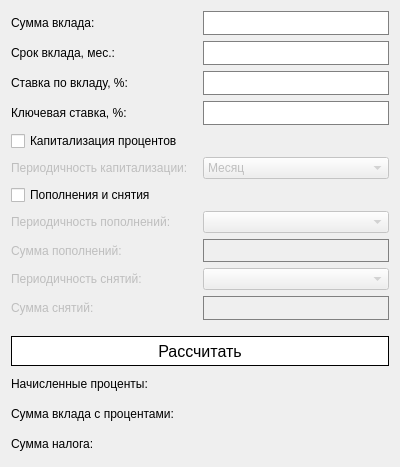
<?xml version="1.0" encoding="UTF-8"?>
<ui version="4.0">
 <class>Deposit</class>
 <widget class="QWidget" name="Deposit">
  <property name="geometry">
   <rect>
    <x>0</x>
    <y>0</y>
    <width>400</width>
    <height>467</height>
   </rect>
  </property>
  <property name="windowTitle">
   <string>Deposit calculator</string>
  </property>
  <property name="styleSheet">
   <string notr="true">MainWindow {
	border-radius:0;
}

QPushButton {
	border-radius:0;
	background-color:white;
}

QPushButton::hover {
	background-color:rgb(245, 245, 245);
}

QPushButton::pressed {
	background-color:rgb(219, 229, 243);
}

QLineEdit {
	border-radius:0; 
	border:1px solid grey; 
}

QLineEdit::disabled {
	background-color:transparent; 	
}</string>
  </property>
  <layout class="QGridLayout" name="gridLayout_2">
   <item row="16" column="1">
    <widget class="QLineEdit" name="nalogResult">
     <property name="sizePolicy">
      <sizepolicy hsizetype="Preferred" vsizetype="Fixed">
       <horstretch>0</horstretch>
       <verstretch>0</verstretch>
      </sizepolicy>
     </property>
     <property name="minimumSize">
      <size>
       <width>0</width>
       <height>20</height>
      </size>
     </property>
     <property name="maximumSize">
      <size>
       <width>16777215</width>
       <height>25</height>
      </size>
     </property>
     <property name="font">
      <font>
       <family>Arial</family>
       <pointsize>11</pointsize>
       <weight>75</weight>
       <bold>true</bold>
      </font>
     </property>
     <property name="focusPolicy">
      <enum>Qt::NoFocus</enum>
     </property>
     <property name="styleSheet">
      <string notr="true">QLineEdit {
	border:none;
	background-color: transparent;
}</string>
     </property>
     <property name="alignment">
      <set>Qt::AlignRight|Qt::AlignTrailing|Qt::AlignVCenter</set>
     </property>
    </widget>
   </item>
   <item row="6" column="0">
    <widget class="QCheckBox" name="plus_minus_checkBox">
     <property name="text">
      <string>Пополнения и снятия</string>
     </property>
    </widget>
   </item>
   <item row="0" column="1">
    <widget class="QLineEdit" name="valueInput">
     <property name="sizePolicy">
      <sizepolicy hsizetype="Preferred" vsizetype="Fixed">
       <horstretch>0</horstretch>
       <verstretch>0</verstretch>
      </sizepolicy>
     </property>
     <property name="minimumSize">
      <size>
       <width>0</width>
       <height>20</height>
      </size>
     </property>
     <property name="maximumSize">
      <size>
       <width>16777215</width>
       <height>25</height>
      </size>
     </property>
     <property name="alignment">
      <set>Qt::AlignRight|Qt::AlignTrailing|Qt::AlignVCenter</set>
     </property>
    </widget>
   </item>
   <item row="2" column="1">
    <widget class="QLineEdit" name="rateInput">
     <property name="sizePolicy">
      <sizepolicy hsizetype="Preferred" vsizetype="Fixed">
       <horstretch>0</horstretch>
       <verstretch>0</verstretch>
      </sizepolicy>
     </property>
     <property name="minimumSize">
      <size>
       <width>0</width>
       <height>20</height>
      </size>
     </property>
     <property name="maximumSize">
      <size>
       <width>16777215</width>
       <height>25</height>
      </size>
     </property>
     <property name="alignment">
      <set>Qt::AlignRight|Qt::AlignTrailing|Qt::AlignVCenter</set>
     </property>
    </widget>
   </item>
   <item row="12" column="0" colspan="2">
    <widget class="QPushButton" name="calculate">
     <property name="minimumSize">
      <size>
       <width>0</width>
       <height>30</height>
      </size>
     </property>
     <property name="maximumSize">
      <size>
       <width>16777215</width>
       <height>30</height>
      </size>
     </property>
     <property name="font">
      <font>
       <pointsize>12</pointsize>
      </font>
     </property>
     <property name="styleSheet">
      <string notr="true">QPushButton{
	border:1px solid black;
}

QPushButton::hover {
	background-color: rgb(189, 218, 255);
}

QPushButton::pressed {
	background-color:rgb(219, 229, 243);
}</string>
     </property>
     <property name="text">
      <string>Рассчитать</string>
     </property>
    </widget>
   </item>
   <item row="1" column="1">
    <widget class="QLineEdit" name="termInput">
     <property name="sizePolicy">
      <sizepolicy hsizetype="Preferred" vsizetype="Fixed">
       <horstretch>0</horstretch>
       <verstretch>0</verstretch>
      </sizepolicy>
     </property>
     <property name="minimumSize">
      <size>
       <width>0</width>
       <height>20</height>
      </size>
     </property>
     <property name="maximumSize">
      <size>
       <width>16777215</width>
       <height>25</height>
      </size>
     </property>
     <property name="alignment">
      <set>Qt::AlignRight|Qt::AlignTrailing|Qt::AlignVCenter</set>
     </property>
    </widget>
   </item>
   <item row="13" column="1">
    <widget class="QLineEdit" name="percentResult">
     <property name="sizePolicy">
      <sizepolicy hsizetype="Preferred" vsizetype="Fixed">
       <horstretch>0</horstretch>
       <verstretch>0</verstretch>
      </sizepolicy>
     </property>
     <property name="minimumSize">
      <size>
       <width>0</width>
       <height>20</height>
      </size>
     </property>
     <property name="maximumSize">
      <size>
       <width>16777215</width>
       <height>25</height>
      </size>
     </property>
     <property name="font">
      <font>
       <family>Arial</family>
       <pointsize>11</pointsize>
       <weight>75</weight>
       <bold>true</bold>
      </font>
     </property>
     <property name="focusPolicy">
      <enum>Qt::NoFocus</enum>
     </property>
     <property name="styleSheet">
      <string notr="true">QLineEdit {
	border:none;
	background-color: transparent;
}</string>
     </property>
     <property name="alignment">
      <set>Qt::AlignRight|Qt::AlignTrailing|Qt::AlignVCenter</set>
     </property>
    </widget>
   </item>
   <item row="7" column="0">
    <widget class="QLabel" name="label_10">
     <property name="enabled">
      <bool>false</bool>
     </property>
     <property name="text">
      <string>Периодичность пополнений:</string>
     </property>
    </widget>
   </item>
   <item row="1" column="0">
    <widget class="QLabel" name="label_4">
     <property name="text">
      <string>Срок вклада, мес.:</string>
     </property>
    </widget>
   </item>
   <item row="15" column="0">
    <widget class="QLabel" name="label_6">
     <property name="text">
      <string>Сумма вклада с процентами:</string>
     </property>
    </widget>
   </item>
   <item row="15" column="1">
    <widget class="QLineEdit" name="mainResult">
     <property name="sizePolicy">
      <sizepolicy hsizetype="Preferred" vsizetype="Fixed">
       <horstretch>0</horstretch>
       <verstretch>0</verstretch>
      </sizepolicy>
     </property>
     <property name="minimumSize">
      <size>
       <width>0</width>
       <height>20</height>
      </size>
     </property>
     <property name="maximumSize">
      <size>
       <width>16777215</width>
       <height>25</height>
      </size>
     </property>
     <property name="font">
      <font>
       <family>Arial</family>
       <pointsize>11</pointsize>
       <weight>75</weight>
       <bold>true</bold>
      </font>
     </property>
     <property name="focusPolicy">
      <enum>Qt::NoFocus</enum>
     </property>
     <property name="styleSheet">
      <string notr="true">QLineEdit {
	border:none;
	background-color: transparent;
}</string>
     </property>
     <property name="alignment">
      <set>Qt::AlignRight|Qt::AlignTrailing|Qt::AlignVCenter</set>
     </property>
    </widget>
   </item>
   <item row="9" column="0">
    <widget class="QLabel" name="label_13">
     <property name="enabled">
      <bool>false</bool>
     </property>
     <property name="text">
      <string>Периодичность снятий:</string>
     </property>
    </widget>
   </item>
   <item row="2" column="0">
    <widget class="QLabel" name="label_2">
     <property name="text">
      <string>Ставка по вкладу, %:</string>
     </property>
    </widget>
   </item>
   <item row="5" column="0">
    <widget class="QLabel" name="label_3">
     <property name="enabled">
      <bool>false</bool>
     </property>
     <property name="text">
      <string>Периодичность капитализации:</string>
     </property>
    </widget>
   </item>
   <item row="9" column="1">
    <widget class="QComboBox" name="minusBox">
     <property name="enabled">
      <bool>false</bool>
     </property>
     <item>
      <property name="text">
       <string/>
      </property>
     </item>
     <item>
      <property name="text">
       <string>Раз в месяц</string>
      </property>
     </item>
     <item>
      <property name="text">
       <string>Раз в квартал</string>
      </property>
     </item>
     <item>
      <property name="text">
       <string>Раз в полгода</string>
      </property>
     </item>
     <item>
      <property name="text">
       <string>Раз в год</string>
      </property>
     </item>
    </widget>
   </item>
   <item row="11" column="0" colspan="2">
    <spacer name="verticalSpacer">
     <property name="orientation">
      <enum>Qt::Vertical</enum>
     </property>
     <property name="sizeType">
      <enum>QSizePolicy::Minimum</enum>
     </property>
     <property name="sizeHint" stdset="0">
      <size>
       <width>20</width>
       <height>10</height>
      </size>
     </property>
    </spacer>
   </item>
   <item row="7" column="1">
    <widget class="QComboBox" name="plusBox">
     <property name="enabled">
      <bool>false</bool>
     </property>
     <item>
      <property name="text">
       <string/>
      </property>
     </item>
     <item>
      <property name="text">
       <string>Раз в месяц</string>
      </property>
     </item>
     <item>
      <property name="text">
       <string>Раз в квартал</string>
      </property>
     </item>
     <item>
      <property name="text">
       <string>Раз в полгода</string>
      </property>
     </item>
     <item>
      <property name="text">
       <string>Раз в год</string>
      </property>
     </item>
    </widget>
   </item>
   <item row="16" column="0">
    <widget class="QLabel" name="label_7">
     <property name="text">
      <string>Сумма налога:</string>
     </property>
    </widget>
   </item>
   <item row="10" column="1">
    <widget class="QLineEdit" name="minusInput">
     <property name="enabled">
      <bool>false</bool>
     </property>
     <property name="sizePolicy">
      <sizepolicy hsizetype="Preferred" vsizetype="Fixed">
       <horstretch>0</horstretch>
       <verstretch>0</verstretch>
      </sizepolicy>
     </property>
     <property name="minimumSize">
      <size>
       <width>0</width>
       <height>20</height>
      </size>
     </property>
     <property name="maximumSize">
      <size>
       <width>16777215</width>
       <height>25</height>
      </size>
     </property>
     <property name="alignment">
      <set>Qt::AlignRight|Qt::AlignTrailing|Qt::AlignVCenter</set>
     </property>
    </widget>
   </item>
   <item row="3" column="0">
    <widget class="QLabel" name="label_8">
     <property name="text">
      <string>Ключевая ставка, %:</string>
     </property>
    </widget>
   </item>
   <item row="8" column="1">
    <widget class="QLineEdit" name="plusInput">
     <property name="enabled">
      <bool>false</bool>
     </property>
     <property name="sizePolicy">
      <sizepolicy hsizetype="Preferred" vsizetype="Fixed">
       <horstretch>0</horstretch>
       <verstretch>0</verstretch>
      </sizepolicy>
     </property>
     <property name="minimumSize">
      <size>
       <width>0</width>
       <height>20</height>
      </size>
     </property>
     <property name="maximumSize">
      <size>
       <width>16777215</width>
       <height>25</height>
      </size>
     </property>
     <property name="alignment">
      <set>Qt::AlignRight|Qt::AlignTrailing|Qt::AlignVCenter</set>
     </property>
    </widget>
   </item>
   <item row="5" column="1">
    <widget class="QComboBox" name="comboBox">
     <property name="enabled">
      <bool>false</bool>
     </property>
     <item>
      <property name="text">
       <string>Месяц</string>
      </property>
     </item>
     <item>
      <property name="text">
       <string>Квартал</string>
      </property>
     </item>
     <item>
      <property name="text">
       <string>Полгода</string>
      </property>
     </item>
     <item>
      <property name="text">
       <string>Год</string>
      </property>
     </item>
    </widget>
   </item>
   <item row="4" column="0" colspan="2">
    <widget class="QCheckBox" name="capitalizationCheckBox">
     <property name="text">
      <string>Капитализация процентов</string>
     </property>
    </widget>
   </item>
   <item row="3" column="1">
    <widget class="QLineEdit" name="nalogInput">
     <property name="sizePolicy">
      <sizepolicy hsizetype="Preferred" vsizetype="Fixed">
       <horstretch>0</horstretch>
       <verstretch>0</verstretch>
      </sizepolicy>
     </property>
     <property name="minimumSize">
      <size>
       <width>0</width>
       <height>20</height>
      </size>
     </property>
     <property name="maximumSize">
      <size>
       <width>16777215</width>
       <height>25</height>
      </size>
     </property>
     <property name="alignment">
      <set>Qt::AlignRight|Qt::AlignTrailing|Qt::AlignVCenter</set>
     </property>
    </widget>
   </item>
   <item row="8" column="0">
    <widget class="QLabel" name="label_11">
     <property name="enabled">
      <bool>false</bool>
     </property>
     <property name="text">
      <string>Сумма пополнений:</string>
     </property>
    </widget>
   </item>
   <item row="13" column="0">
    <widget class="QLabel" name="label_5">
     <property name="text">
      <string>Начисленные проценты:</string>
     </property>
    </widget>
   </item>
   <item row="0" column="0">
    <widget class="QLabel" name="label">
     <property name="text">
      <string>Сумма вклада:</string>
     </property>
    </widget>
   </item>
   <item row="10" column="0">
    <widget class="QLabel" name="label_12">
     <property name="enabled">
      <bool>false</bool>
     </property>
     <property name="text">
      <string>Сумма снятий:</string>
     </property>
    </widget>
   </item>
  </layout>
 </widget>
 <tabstops>
  <tabstop>valueInput</tabstop>
  <tabstop>termInput</tabstop>
  <tabstop>rateInput</tabstop>
  <tabstop>nalogInput</tabstop>
  <tabstop>capitalizationCheckBox</tabstop>
  <tabstop>comboBox</tabstop>
  <tabstop>plus_minus_checkBox</tabstop>
  <tabstop>plusBox</tabstop>
  <tabstop>plusInput</tabstop>
  <tabstop>minusInput</tabstop>
  <tabstop>minusBox</tabstop>
  <tabstop>calculate</tabstop>
 </tabstops>
 <resources/>
 <connections/>
</ui>
